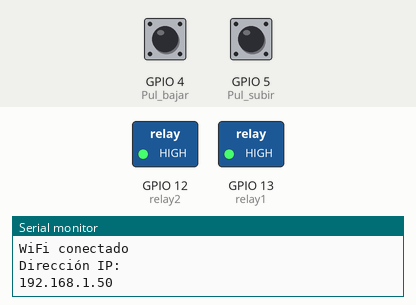
The sketch below on a simulated ESP8266 (NodeMCU). Parts: switched loads named in the sketch (green lamp = pin HIGH), the last lines printed to the serial monitor. The test bench sets the inputs (shaded band); at power-on: GPIO 5 (Pul_subir) HIGH, GPIO 4 (Pul_bajar) HIGH. WiFi joins after 1.5 s; servers stay silent unless stated.

Above: at 6.8 s.
6.9 s: GPIO 5 (Pul_subir) pulled LOW for 0.15 s
At 8.2 s:
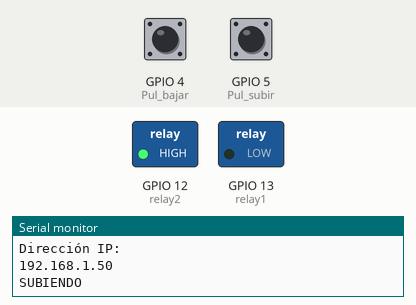
8.5 s: GPIO 4 (Pul_bajar) pulled LOW for 0.15 s
At 9.5 s:
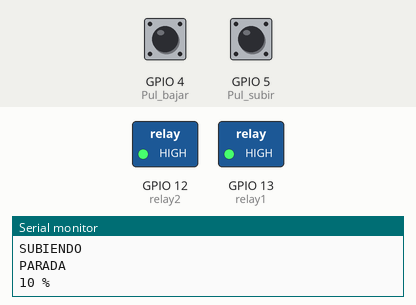
10.1 s: GPIO 4 (Pul_bajar) pulled LOW for 1 s
At 10.7 s:
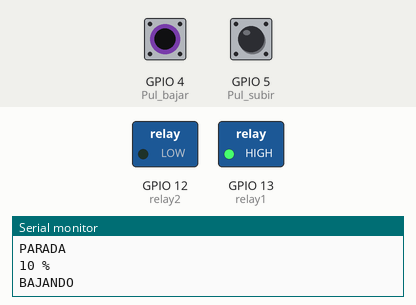
13.2 s: GPIO 5 (Pul_subir) pulled LOW for 1 s
At 14.3 s:
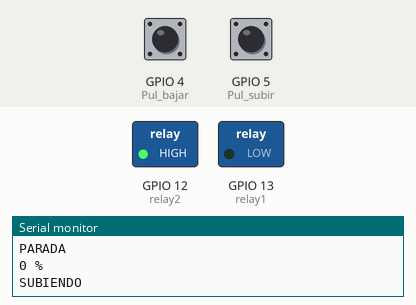
15.7 s: GPIO 5 (Pul_subir) pulled LOW for 3.2 s
At 16.2 s:
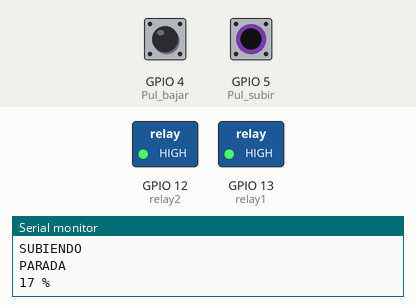
Timing chart, 0 to 18.7 s (numbered marks = the images above; inputs shaded):
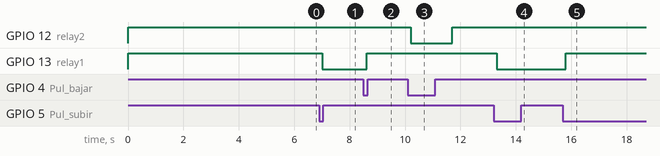

The sketch:

Persianas_Con_Pulsadores.ino
```cpp
///// https://www.youtube.com/@ArduBrico ////

#include <ESP8266WiFi.h>
#include <PubSubClient.h>
#include <ArduinoOTA.h>

///// PARAMETROS CONFIGURABLES /////

const char* ssid = "SSID";                 // Nombre de tu SSID
const char* password = "PASSWORD";         // Contraseña de tu SSID
const char* mqtt_server = "XXX.XXX.X.XX";  // I.P de tu servidor MQTT
int mqttport = 1883;                       // Puerto para MQTT
const char* mqttusuario = "MQTT";          // Usuario MQTT en Home Assistant
const char* mqttpass = "PASS_MQTT";        // Contraseña para el usuario MQTT en Home Assistant
const char* OTA_password = "PASS_OTA";     // Contraseña OTA
#define CLIENT_ID "Persiana_Sala"          // debe ser único en tu sistema
#define MQTT_TOPIC "persianas/sala"        // debe que ser el mismo que tengas en configuration.yaml

const int relay1 = 13;    // Relé subir lo conectamos a D7
const int relay2 = 12;    // Relé bajar lo conectamos a D6
const int Pul_subir = 5;  // Pulsador subir lo conectamos a  D1
const int Pul_bajar = 4;  // Pulsador bajar lo conectamos a  D2

unsigned long periodo_subir = 15000;  // tiempo que tarda la persiana en subir
unsigned long periodo_bajar = 15000;  // tiempo que tarda la persiana en bajar
int RECONECT = 20;                    // Segundos hasta nuevo intento de conexión

///// FIN DE PARAMETROS CONFIGURABLES /////

unsigned long periodo3;
unsigned long periodo4;
byte temp_subir = 0;
byte temp_bajar = 0;
byte temp_bajar_p = 1;
byte temp_subir_p = 1;
unsigned long tiempoAnterior = 0;
unsigned long tiempoAnterior2, start, start2;
unsigned long tiempoAnterior3 = 0;
unsigned long tiempoAnterior4 = 0;
unsigned long currentMillis;
int position_set;
int position_real;
int position_str;
int position_send;
int pos_str;
int pos_real;
int val1 = 0;
int val2 = 0;
int old_val1 = 0;
int old_val2 = 0;
int state = 0;
int old_state = 0;
int state2 = 0;
int old_state2 = 0;
unsigned long tiempo1;
unsigned long tiempo2;
unsigned long tiempomax1 = 100;
unsigned long tiempomax2 = 100;
bool flanco1 = false;
bool flanco2 = false;
bool flancowifi = true;
bool flancomqtt = false;
bool contador = false;
int cont = 0;
bool subiendo;
bool bajando;

WiFiClient espClient;
PubSubClient client(espClient);

const char* topic = MQTT_TOPIC "/comando";
const char* topic_set = MQTT_TOPIC "/set_position";
const char* topic_pos = MQTT_TOPIC "/position";

void setup() {
  Serial.begin(9600);
  Serial.println("Iniciando...");
  digitalWrite(relay1, HIGH);  // Iniciamos los relés apagados, cambiar a LOW si funciona a la inversa
  digitalWrite(relay2, HIGH);  // Iniciamos los relés apagados, cambiar a LOW si funciona a la inversa
  pinMode(relay1, OUTPUT);
  pinMode(relay2, OUTPUT);
  pinMode(Pul_subir, INPUT_PULLUP);  // Utilizamos la resistencia interna de la placa
  pinMode(Pul_bajar, INPUT_PULLUP);  // Utilizamos la resistencia interna de la placa
  delay(10);

  client.setServer(mqtt_server, 1883);
  client.setCallback(callback);

  // OTA setup
  ArduinoOTA.setHostname(CLIENT_ID);
  ArduinoOTA.setPassword(OTA_password);
  ArduinoOTA.onStart([]() {
    Serial.println("Start");
  });
  ArduinoOTA.onEnd([]() {
    Serial.println("\nEnd");
  });
  ArduinoOTA.onProgress([](unsigned int progress, unsigned int total) {
    Serial.printf("Progress: %u%%\r", (progress / (total / 100)));
  });
  ArduinoOTA.onError([](ota_error_t error) {
    Serial.printf("Error[%u]: ", error);
    if (error == OTA_AUTH_ERROR) Serial.println("Auth Failed");
    else if (error == OTA_BEGIN_ERROR) Serial.println("Begin Failed");
    else if (error == OTA_CONNECT_ERROR) Serial.println("Connect Failed");
    else if (error == OTA_RECEIVE_ERROR) Serial.println("Receive Failed");
    else if (error == OTA_END_ERROR) Serial.println("End Failed");
  });
  ArduinoOTA.begin();

  Serial.println("'Setup' finalizado ");
}
void loop() {
  ArduinoOTA.handle();

  ///// INTENTAMOS CONECTAR A WIFI, SI NO CONECTA, ESPERAMOS UN TIEMPO /////

  if ((WiFi.status() != WL_CONNECTED) && (flancowifi == true)) {
    setup_wifi();
    reconnect();
    client.setServer(mqtt_server, mqttport);
    client.setCallback(callback);
  }
  if (!client.connected()) {
    contador = true;
    cont++;
    delay(10);
  }

  if ((contador == true) && (cont == RECONECT * 100)) {
    flancomqtt = true;
    flancowifi = true;
    reconnect();
  }
  client.loop();


  ///// PULSADOR SUBIR ////

  val1 = digitalRead(Pul_subir);

  if (!val1 && old_val1) {
    tiempo1 = millis();
    flanco1 = true;
  }
  old_val1 = val1;

  if (flanco1 && !val1)
    if (millis() - tiempo1 >= tiempomax1) {
      state = 1 - state;
      flanco1 = false;
    } else
      state2 = state2;
  else {
    flanco1 = false;
  }

  ///// PULSADOR BAJAR ////

  val2 = digitalRead(Pul_bajar);

  if (!val2 && old_val2) {
    tiempo2 = millis();
    flanco2 = true;
  }
  old_val2 = val2;

  if (flanco2 && !val2)
    if (millis() - tiempo2 >= tiempomax2) {
      state2 = 1 - state2;
      flanco2 = false;
    } else
      state2 = state2;
  else {
    flanco2 = false;
  }

  ///// ACCION PULSADORES /////

  if (state == 1 && old_state == 0 && bajando == true) {
    parada();

  } else if (state == 1 && old_state == 0 && bajando == false) {
    position_str = 100;
    subiendo = true;
    bajando = false;

  } else if (state == 0 && old_state == 1) {
    parada();
  }
  old_state = state;

  if (state2 == 1 && old_state2 == 0 && subiendo == true) {
    parada();

  } else if (state2 == 1 && old_state2 == 0 && subiendo == false) {
    position_str = 0;
    bajando = true;
    subiendo = false;

  } else if (state2 == 0 && old_state2 == 1) {
    parada();
  }

  old_state2 = state2;

  ///// ACTIVAR CONTADOR PORCENTAJE ////

  if (temp_subir_p == 1 && (position_str > position_real)) {
    periodo3 = ((position_str - position_real) * periodo_subir / 100);
    pos_str = position_str;
    digitalWrite(relay1, LOW);
    digitalWrite(relay2, HIGH);
    Serial.println("SUBIENDO");
    subiendo = true;
    bajando = false;
    tiempoAnterior3 = millis();
    client.publish(MQTT_TOPIC "/estado", "subiendo");
    temp_bajar = 0;
    temp_subir = 1;
    temp_subir_p = 0;
    temp_bajar_p = 0;
  } else if (temp_bajar_p == 1 && (position_real > position_str)) {
    periodo4 = ((position_real - position_str) * periodo_bajar / 100);
    pos_real = position_real;
    pos_str = position_str;
    digitalWrite(relay1, HIGH);
    digitalWrite(relay2, LOW);
    Serial.println("BAJANDO");
    subiendo = false;
    bajando = true;
    tiempoAnterior4 = millis();
    client.publish(MQTT_TOPIC "/estado", "bajando");
    temp_bajar = 1;
    temp_subir = 0;
    temp_subir_p = 0;
    temp_bajar_p = 0;
  }

  ///// CONTADOR SUBIR PORCENTAJE ////

  if (temp_subir == 1) {

    currentMillis = millis();
    if (currentMillis - start2 > 200UL) {
      int subiendo_str = (pos_str - (periodo3 + tiempoAnterior3 - currentMillis) * 100 / periodo_subir);
      char message[10];
      snprintf(message, 10, "%d", subiendo_str);
      position_real = subiendo_str;
      client.publish(MQTT_TOPIC "/position", message);
      start2 = currentMillis;
    }

    if (currentMillis - tiempoAnterior3 > periodo3) {
      parada();
    }
  }

  ///// CONTADOR BAJAR PORCENTAJE ////

  if (temp_bajar == 1) {

    currentMillis = millis();
    if (currentMillis - start2 > 200UL) {
      int bajando_str = (pos_str + ((periodo4 + tiempoAnterior4 - currentMillis) * 100 / periodo_bajar));
      char message[10];
      snprintf(message, 10, "%d", bajando_str);
      position_real = bajando_str;
      client.publish(MQTT_TOPIC "/position", message);
      start2 = currentMillis;
    }

    if (currentMillis - tiempoAnterior4 > periodo4) {
      parada();
    }
  }
}

void setup_wifi() {
  delay(10);
  // Nos conectamos a la Red
  Serial.println();
  Serial.print("Conectando a ");
  Serial.println(ssid);
  WiFi.mode(WIFI_STA);
  WiFi.begin(ssid, password);

  while ((WiFi.status() != WL_CONNECTED) && (flancowifi == true)) {  // Intenamos conectar a Wifi durante 5 segundos
    for (int i = 0; i <= 5; i++) {
      Serial.println(i);
      delay(1000);
      if (i == 5) {
        flancowifi = false;
        contador = true;
        break;
      }
    }
  }
  if (WiFi.status() != WL_CONNECTED) {
    Serial.print("No se ha podido conectar al Wifi, nuevo intento en ");  // Intenamos conectar al Wifi durante los segundos configurados.
    Serial.print(RECONECT);
    Serial.println(" segundos...");
    flancowifi = false;
  } else {
    Serial.println("");
    Serial.println("WiFi conectado");
    Serial.println("Dirección IP: ");
    Serial.println(WiFi.localIP());
    cont = 0;
    flancowifi = false;
    contador = false;
  }
}

void callback(char* topic, byte* payload, unsigned int length) {
  String payloadStr = "";
  for (int i = 0; i < length; i++) {
    payloadStr += (char)payload[i];
  }

  if (strcmp(topic, topic_set) == 0) {
    int position_set = atof(payloadStr.c_str());
    position_str = position_set;
    temp_subir_p == 1;
    temp_bajar_p == 1;
  } else if (strcmp(topic, topic_pos) == 0) {
    float position_pos = atof(payloadStr.c_str());
    position_real = position_pos;
    position_str = position_pos;
    int position_pos2 = position_pos;
    client.unsubscribe(topic_pos);
  } else if (strcmp(topic, topic) == 0) {

    String message = payloadStr;
    if (message == "subiendo") {
      position_str = 100;
    } else if (message == "bajando") {
      position_str = 0;
    } else if (message == "parada") {
      parada();
    }
  }
}

void parada() {
  digitalWrite(relay2, HIGH);
  digitalWrite(relay1, HIGH);
  position_str = position_real;
  Serial.println("PARADA");
  String position_ = String(position_real);
  client.publish(MQTT_TOPIC "/estado", "parada");
  client.publish(MQTT_TOPIC "/position", position_.c_str(), true);
  Serial.print(position_);
  Serial.println(" %");
  temp_bajar = 0;
  temp_subir = 0;
  temp_subir_p = 1;
  temp_bajar_p = 1;
  state = 0;
  old_state = 0;
  state2 = 0;
  old_state2 = 0;
  subiendo = false;
  bajando = false;
}
void reconnect() {

  while ((!client.connected()) && (flancomqtt == true)) {
    Serial.println("Conectando con MQTT");
    if (client.connect(CLIENT_ID, mqttusuario, mqttpass)) {
      Serial.println("conectado");
      String position_ = String(position_real);
      client.publish(MQTT_TOPIC "/position", position_.c_str(), true);
      flancomqtt = false;
      delay(20);
      client.subscribe(MQTT_TOPIC "/comando");
      client.subscribe(MQTT_TOPIC "/set_position");
      client.subscribe(MQTT_TOPIC "/position");

    } else if (flancomqtt == true) {
      Serial.print("No se ha podido conectar, nuevo intento en ");  // Intenamos conectar al servidos MQTT durante los segundos configurados.
      Serial.print(RECONECT);
      Serial.println(" segundos...");
      cont = 0;
      flancowifi = false;
      flancomqtt = false;
      contador = true;
    }
  }
}
```

Measured:
- after the input at 6.9 s, GPIO 13 (relay1): HIGH → LOW after 0.11 s
- after the input at 8.5 s, GPIO 13 (relay1): LOW → HIGH after 0.11 s
- after the input at 10.1 s, GPIO 12 (relay2): HIGH → LOW after 0.11 s, → HIGH 1.5 s later
- after the input at 13.2 s, GPIO 13 (relay1): HIGH → LOW after 0.11 s
- after the input at 15.7 s, GPIO 13 (relay1): LOW → HIGH after 0.11 s
